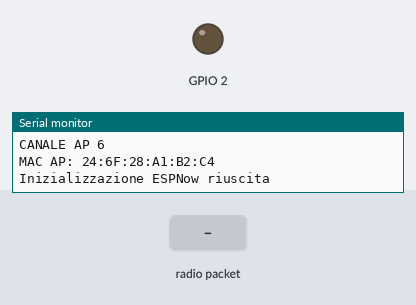
Simulated run of this sketch. Board: ESP32. On the bench: output pins drawn as LEDs (lit = HIGH), the last lines printed to the serial monitor. The inputs (shaded band) are chosen by the test bench.

Above: at 1.2 s.
1.3 s: radio packet "0" arrives
At 2.2 s:
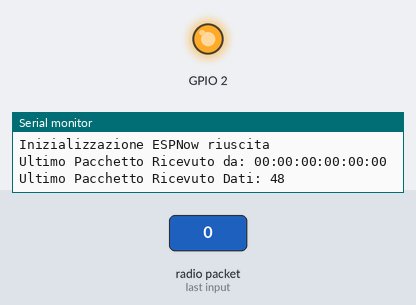
2.8 s: radio packet "1" arrives
At 3.4 s:
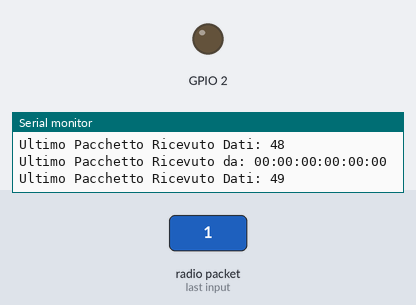
4.3 s: radio packet "2" arrives
At 5.7 s:
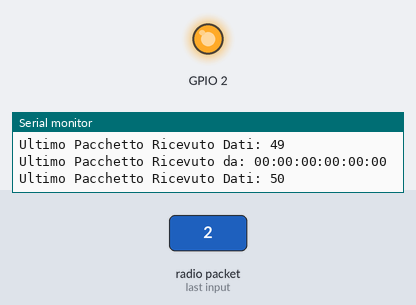
Timing chart, 0 to 7.3 s (numbered marks = the images above; inputs shaded):
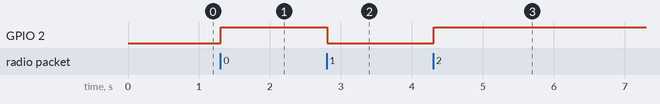

Measured:
- after the input at 1.3 s, GPIO 2: LOW → HIGH at once
- after the input at 2.8 s, GPIO 2: HIGH → LOW at once
- after the input at 4.3 s, GPIO 2: LOW → HIGH at once

The sketch:

ESPNow_slave.ino
```cpp
#include <esp_now.h>
#include <WiFi.h>

#define CHANNEL 1

// Inizializza ESP Now con fallback
void initEspNow() {
  WiFi.disconnect();
  if (esp_now_init() == ESP_OK) {
    Serial.println("Inizializzazione ESPNow riuscita");
  } else {
    Serial.println("Inizializzazione ESPNow fallita");
    ESP.restart();
  }
}

// Configura l'AP SSID
void configuraDispositivoAP() {
  const char *SSID = "Slave_1";
  bool result = WiFi.softAP(SSID, "Slave_1_Password", CHANNEL, 0);
  if (!result) {
    Serial.println("Configurazione AP fallita.");
  } else {
    Serial.println("Configurazione AP riuscita. Trasmissione con AP: " + String(SSID));
    Serial.print("CANALE AP ");
    Serial.println(WiFi.channel());
  }
}

void setup() {
  Serial.begin(115200);
  Serial.println("Esempio ESPNow/Basic/Slave");
  pinMode(2, OUTPUT);
  // Imposta il dispositivo in modalità AP per iniziare
  WiFi.mode(WIFI_AP);
  // Configura la modalità AP del dispositivo
  configuraDispositivoAP();
  // Questo è l'indirizzo MAC dello Slave in modalità AP
  Serial.print("MAC AP: ");
  Serial.println(WiFi.softAPmacAddress());
  // Inizializza ESP Now con una logica di fallback
  initEspNow();
  // Una volta che ESP Now è stato inizializzato con successo, ci registreremo per il CB di ricezione per
  // ottenere le informazioni del pacchetto ricevuto
  esp_now_register_recv_cb(onDataRecv);
}

// callback quando i dati vengono ricevuti dal Master
void onDataRecv(const uint8_t *macAddr, const uint8_t *data, int dataLen) {
  char macStr[18];
  snprintf(macStr, sizeof(macStr), "%02x:%02x:%02x:%02x:%02x:%02x",
           macAddr[0], macAddr[1], macAddr[2], macAddr[3], macAddr[4], macAddr[5]);
  Serial.print("Ultimo Pacchetto Ricevuto da: ");
  Serial.println(macStr);
  Serial.print("Ultimo Pacchetto Ricevuto Dati: ");
  Serial.println(*data);
  Serial.println("");
  digitalWrite(2, *data % 2 == 0 ? HIGH : LOW);
}

void loop() {
  // non fare niente...
}
```
